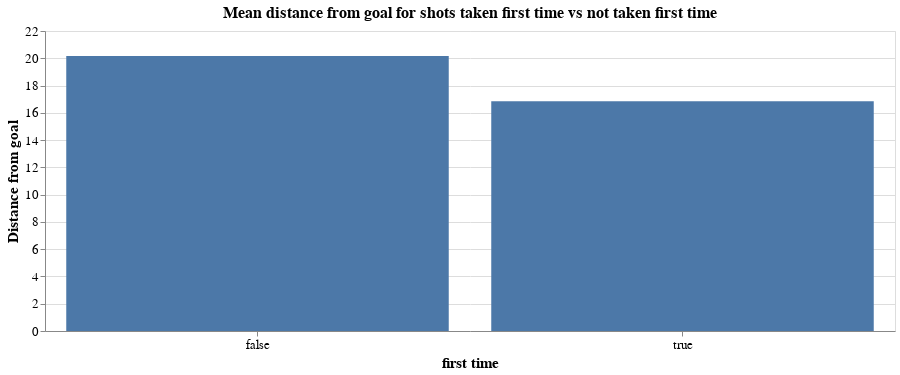

This figure's notebook cell:
### Code cell
alt.Chart(shot_training_set.groupby("first time").mean().reset_index()).mark_bar().encode(
        alt.X('first time:N', axis = alt.Axis(title = "first time", labelAngle = 0)),
        alt.Y('Distance from goal:Q', axis = alt.Axis(title = 'Distance from goal'))
).properties(width = 850, height = 300, 
             title = "Mean distance from goal for shots taken first time vs not taken first time"
).configure_axis(labelFontSize = 13, titleFontSize = 15
).configure_title(fontSize = 16)

### Figure 1 — Vega-Lite specification as saved in the notebook (floating-point values rounded to 4 significant figures)
{"config": {"view": {"continuousWidth": 400, "continuousHeight": 300}, "axis": {"labelFontSize": 13, "titleFontSize": 15}, "title": {"fontSize": 16}}, "data": {"name": "data-bb5700de80955351e1deaad0777b6946"}, "mark": "bar", "encoding": {"x": {"type": "nominal", "axis": {"labelAngle": 0, "title": "first time"}, "field": "first time"}, "y": {"type": "quantitative", "axis": {"title": "Distance from goal"}, "field": "Distance from goal"}}, "height": 300, "title": "Mean distance from goal for shots taken first time vs not taken first time", "width": 850, "$schema": "https://vega.github.io/schema/vega-lite/v4.8.1.json", "datasets": {"data-bb5700de80955351e1deaad0777b6946": [{"first time": false, "x start location": 102.9, "y start location": 39.17, "duration": 0.7785, "x gk position": 117.7, "y gk position": 39.85, "num opponents within 5 yards": 1.607, "num opponents between shot and goal": 0.7491, "statsbomb xg": 0.1079, "Distance from goal": 20.16}, {"first time": true, "x start location": 105.8, "y start location": 39.82, "duration": 0.7365, "x gk position": 117.5, "y gk position": 39.88, "num opponents within 5 yards": 1.347, "num opponents between shot and goal": 0.6496, "statsbomb xg": 0.165, "Distance from goal": 16.84}]}}
